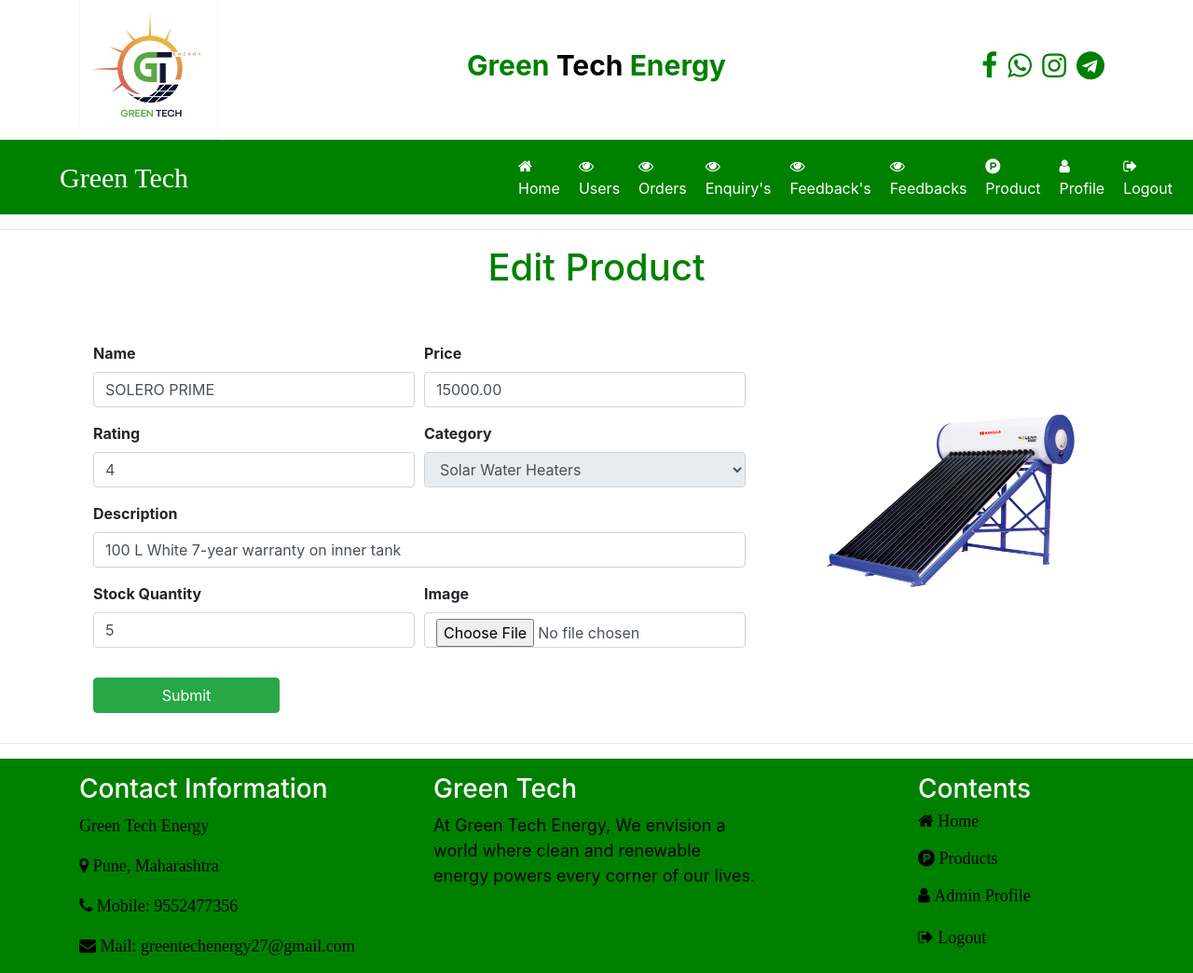
/admin_edit_product/2 (signed in), run on the app's committed database.
### core/models.py (models this page shows, shortened)
class Product(models.Model):
    name = models.CharField(max_length=100)
    price = models.DecimalField(max_digits=10, decimal_places=2)
    rating = models.IntegerField(choices=[(i, i) for i in range(1, 6)])
    description = models.TextField()
    category = models.CharField(max_length=100)
    quantity = models.CharField(max_length=10, null=True)
    product_image = models.ImageField(upload_to='product_images/')

### core/views.py (the view, shortened to what this page needs)
# urls.py: path('admin_edit_product/<int:pid>', admin_edit_product, name="admin_edit_product"),
def admin_edit_product(request, pid):
    if not request.user.is_authenticated:
        return redirect('admin_login')
    error = ""
    pro = Product.objects.get(id=pid)
    d = {'error': error, 'pro': pro}
    return render(request, 'admin_edit_product.html', d)

### core/templates/admin_edit_product.html (shortened to what this page needs)
{% extends 'admin_home.html' %}
{% load static %}
{% block main-content%}
<hr>
<h1 class="text-center" style="color:green">Edit Product</h1>
<div class="container">
    <div class="row">
        <div class="col-sm-8">
            <form class="container mt-5" method="post" enctype="multipart/form-data">
 <div class="form-row">
        <div class="form-group col-md-6">
            <label><b> Name </b></label>
            <input type="text" class="form-control" name="pname" value="{{pro.name}}" required>
        </div>
        <div class="form-group col-md-6">
            <label><b> Price </b></label>
            <input type="number" class="form-control" name="price" value="{{pro.price}}" required>
        </div>
    </div>
    <div class="form-row">
        <div class="form-group col-md-6">
        <label><b> Rating </b></label>
            <input type="number" class="form-control" name="rating" value="{{pro.rating}}" required>
        </div>
        <div class="form-group col-md-6">
    <label for="category"><b>Category</b></label>
    <select class="form-control" id="category" readonly name="category" required>
        <option value="swh">Solar Water Heaters</option>
    </select>
</div>
    </div>
    <div class="form-row">
        <div class="form-group col-md-12">
        <label><b> Description </b></label>
            <input type="text" class="form-control" name="detail" value="{{pro.description}}" required>
        </div>
    </div>
    <div class="form-row">
        <div class="form-group col-md-6">
        <label><b> Stock Quantity </b></label>
            <input type="number" class="form-control" name="quantity" value="{{pro.quantity}}" required>
        </div>
        <div class="form-group col-md-6">
            <label><b> Image </b></label>
            <input type="file" class="form-control" name="image" accept="image/*" onchange="previewImage(event)" >
        </div>
    </div>
 <input type="submit" value="Submit" class="btn btn-success my-3" style="width:200px">
                </form>
        </div>
<div id="image-container" class="col-sm-4 mt-5 text-center">
    <img src="{{pro.product_image.url}}" id="image-preview" width="300px" height="300px">
</div>
    </div>
</div>
<hr>
{% endblock main-content%}

### core/templates/admin_edit_product.html (style rules this page uses)
#image-preview { width=300px; height=300px; margin-top: 10px; }

### data on the page
Product: pname "SOLERO PRIME", price "15000.00", rating "4", detail "100 L White 7-year warranty on inner tank", quantity "5", product_image (picture)
